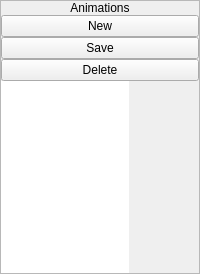
           <widget class="QFrame" name="frmAnimations">
            <property name="sizePolicy">
             <sizepolicy hsizetype="Fixed" vsizetype="Preferred">
              <horstretch>0</horstretch>
              <verstretch>0</verstretch>
             </sizepolicy>
            </property>
            <property name="frameShape">
             <enum>QFrame::StyledPanel</enum>
            </property>
            <property name="frameShadow">
             <enum>QFrame::Raised</enum>
            </property>
            <layout class="QVBoxLayout" name="verticalLayout_10">
             <property name="spacing">
              <number>0</number>
             </property>
             <property name="leftMargin">
              <number>0</number>
             </property>
             <property name="topMargin">
              <number>0</number>
             </property>
             <property name="rightMargin">
              <number>0</number>
             </property>
             <property name="bottomMargin">
              <number>0</number>
             </property>
             <item>
              <widget class="QLabel" name="label_8">
               <property name="sizePolicy">
                <sizepolicy hsizetype="Preferred" vsizetype="Fixed">
                 <horstretch>0</horstretch>
                 <verstretch>0</verstretch>
                </sizepolicy>
               </property>
               <property name="text">
                <string>Animations</string>
               </property>
               <property name="alignment">
                <set>Qt::AlignCenter</set>
               </property>
              </widget>
             </item>
             <item>
              <widget class="QWidget" name="widget_16" native="true">
               <layout class="QVBoxLayout" name="verticalLayout_11">
                <property name="spacing">
                 <number>0</number>
                </property>
                <property name="leftMargin">
                 <number>0</number>
                </property>
                <property name="topMargin">
                 <number>0</number>
                </property>
                <property name="rightMargin">
                 <number>0</number>
                </property>
                <property name="bottomMargin">
                 <number>0</number>
                </property>
                <item>
                 <widget class="QPushButton" name="btnNewAnimation">
                  <property name="text">
                   <string>New</string>
                  </property>
                 </widget>
                </item>
                <item>
                 <widget class="QPushButton" name="btnSaveAnimation">
                  <property name="text">
                   <string>Save</string>
                  </property>
                 </widget>
                </item>
                <item>
                 <widget class="QPushButton" name="btnDeleteAnimation">
                  <property name="text">
                   <string>Delete</string>
                  </property>
                 </widget>
                </item>
                <item>
                 <widget class="QListWidget" name="lstAnimations">
                  <property name="maximumSize">
                   <size>
                    <width>128</width>
                    <height>16777215</height>
                   </size>
                  </property>
                  <property name="frameShape">
                   <enum>QFrame::NoFrame</enum>
                  </property>
                 </widget>
                </item>
               </layout>
              </widget>
             </item>
            </layout>
           </widget>
